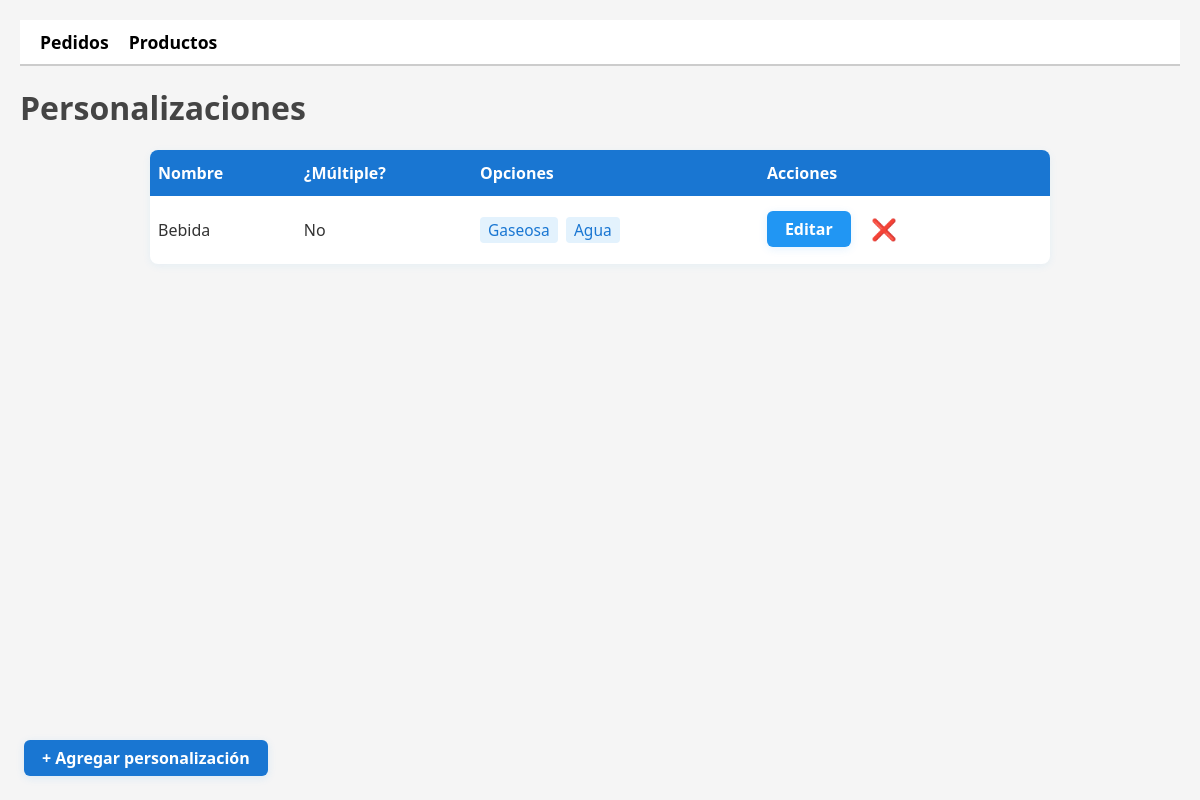
The app's page /panel/personalizaciones/ with its own data.
### mi_app/models.py (models this page shows, shortened)
class PersonalizacionCampo(models.Model):
    nombre = models.CharField(max_length=100)
    es_multiple = models.BooleanField(default=False)  # NUEVO CAMPO

class PersonalizacionOpcion(models.Model):
    campo = models.ForeignKey(PersonalizacionCampo, on_delete=models.CASCADE, related_name='opciones')
    nombre = models.CharField(max_length=100)
    precio_extra = models.DecimalField(max_digits=6, decimal_places=2, default=0)

### mi_app/views/admin.py (the view)
# urls.py: path('panel/personalizaciones/', views.lista_personalizaciones_admin, name='lista_personalizaciones_admin'),
def lista_personalizaciones_admin(request):
    from ..models import PersonalizacionCampo
    personalizaciones = PersonalizacionCampo.objects.all()
    return render(request, 'admin/lista_personalizaciones_admin.html', {'personalizaciones': personalizaciones})

### mi_app/templates/admin/lista_personalizaciones_admin.html (shortened to what this page needs)
{% load static %}
<link rel="stylesheet" href="{% static 'css/admin_panel.css' %}">
<nav class="admin-menu">
  <a href="{% url 'pedidos_admin' %}">Pedidos</a>
  <a href="{% url 'productos_admin' %}">Productos</a>
</nav>
<h1>Personalizaciones</h1>
<div class="tabla-admin-wrapper">
<table class="tabla-admin">
  <thead>
    <tr>
      <th>Nombre</th>
      <th>¿Múltiple?</th>
      <th>Opciones</th>
      <th>Acciones</th>
    </tr>
  </thead>
  <tbody>
    {% for p in personalizaciones %}
    <tr>
      <td>{{ p.nombre }}</td>
      <td>{% if p.es_multiple %}Sí{% else %}No{% endif %}</td>
      <td>
        {% for op in p.opciones.all %}
          <span class="opcion-tag">{{ op.nombre }}</span>
        {% empty %}
          <span style="color:#888;">Sin opciones</span>
        {% endfor %}
      </td>
      <td>
        <a href="{% url 'editar_personalizacion_admin' p.id %}" class="admin-btn">Editar</a>
        <form method="post" action="{% url 'eliminar_personalizacion_admin' p.id %}" style="display:inline;">
          <button type="submit" title="Eliminar" onclick="return confirm('¿Seguro que deseas eliminar esta personalización?')" style="background:none;border:none;color:#d32f2f;font-size:1.3em;cursor:pointer;vertical-align:middle;">&#10060;</button>
        </form>
      </td>
    </tr>
    {% empty %}
    <tr><td colspan="4" style="text-align:center; color:#888; padding: 18px;">No hay personalizaciones creadas.</td></tr>
    {% endfor %}
  </tbody>
</table>
</div>
<div class="fijo-abajo-izq">
  <a href="{% url 'agregar_personalizacion_admin' %}" class="admin-btn" style="background:#1976d2;">+ Agregar personalización</a>
</div>

### mi_app/static/css/admin_panel.css (style rules this page uses)
h1 { margin-top: 20px; font-size: 2rem; color: #444; }
.admin-menu { background-color: #ffffff; padding: 10px 20px; border-bottom: 2px solid #ccc; margin-bottom: 20px; display: flex; gap: 20px; }
.admin-menu a { text-decoration: none; color: black; font-weight: bold; font-size: 1.1rem; }
form button[type="submit"] { background-color: #2a9d8f; color: white; border: none; padding: 10px 16px; font-size: 1rem; border-radius: 4px; cursor: pointer; }
.tabla-admin-wrapper { max-width: 900px; margin: 0 auto; }
.tabla-admin { width: 100%; margin-bottom: 30px; background: #fff; border-radius: 8px; box-shadow: 0 2px 8px rgba(33,150,243,0.07); overflow: hidden; border-collapse: separate; border-spacing: 0; }
.tabla-admin thead { background: #1976d2; color: #fff; }
.tabla-admin th, .tabla-admin td { padding: 12px 8px; text-align: left; }
.tabla-admin tbody tr { border-bottom: 1px solid #eee; }
.tabla-admin tbody tr:last-child { border-bottom: none; }
.tabla-admin .opcion-tag { background: #e3f2fd; color: #1976d2; border-radius: 4px; padding: 2px 8px; margin-right: 4px; font-size: 0.97em; display: inline-block; }
.admin-btn { background: #2196f3; color: #fff; padding: 7px 18px; border-radius: 6px; font-weight: bold; text-decoration: none; font-size: 1em; box-shadow: 0 2px 8px rgba(33,150,243,0.12); transition: background 0.2s, box-shadow 0.2s; border: none; display: inline-block; }
.fijo-abajo-izq { position: fixed; left: 24px; bottom: 24px; z-index: 200; }

### records on screen
PersonalizacionCampo: nombre "Bebida", es_multiple "No"
PersonalizacionOpcion: nombre "Gaseosa"
PersonalizacionOpcion: nombre "Agua"
